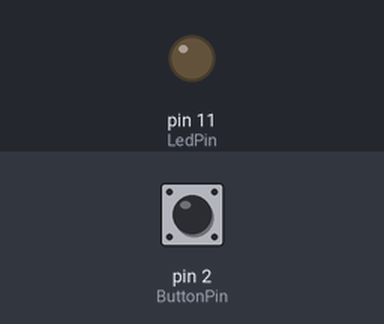
This sketch was run on a simulated Arduino Uno, built with avr-gcc and run on an emulated ATmega328P. On the bench: output pins drawn as LEDs (lit = HIGH). Inputs (shaded band) come from the test bench; at power-on: pin 2 (ButtonPin) LOW.

Above: at 1.2 s.
1.3 s: pin 2 (ButtonPin) pulled HIGH for 0.15 s
At 1.9 s:
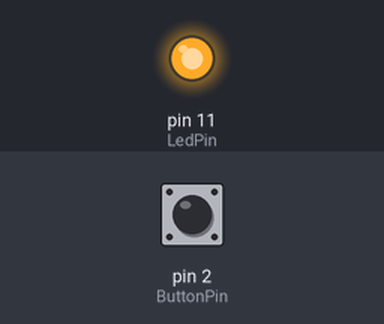
2.9 s: pin 2 (ButtonPin) pulled HIGH for 1 s
At 4.4 s:
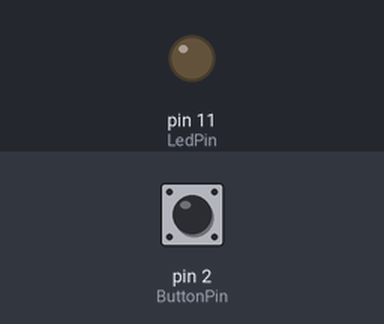
5.4 s: pin 2 (ButtonPin) pulled HIGH for 3.2 s
At 6.3 s:
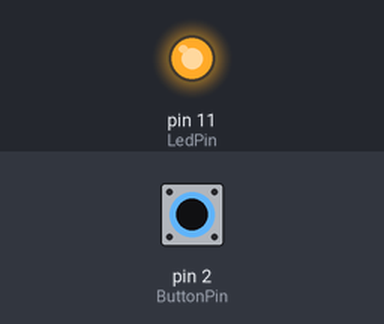
Timing chart, 0 to 8.4 s (numbered marks = the images above; inputs shaded):
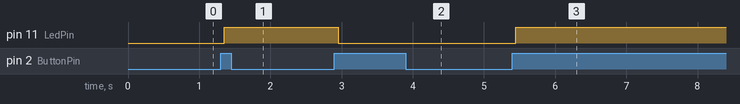

The sketch:

sketch_may7c.ino
```cpp
const int ButtonPin = 2; // De schakelaar of drukknop zit op Pin 2.
const int LedPin = 11; // De LED zit op Pin 11.
int ButtonState = 0; // Een variabele voor de status van de schakelaar of knop.
int LastButtonState = LOW; // Een variabele om de vorige status van de knop bij te houden.
bool LampOn = false; // Een variabele om de toestand van het lampje bij te houden.

void setup() {
  pinMode(LedPin, OUTPUT); // De LED Pin is een uitgang.
  pinMode(ButtonPin, INPUT); // De knop Pin is een ingang.
}

void loop() {
  ButtonState = digitalRead(ButtonPin); // Lees de status van de schakelaar of knop.

  if (ButtonState == HIGH && LastButtonState == LOW) { // Als de knop van laag naar hoog gaat (ingedrukt wordt):
    delay(50); // Voeg een vertraging van 50 ms toe om debounce-effecten te verminderen.
    LampOn = !LampOn; // Toggle de toestand van het lampje.
  }

  if (LampOn) { // Als het lampje aan moet zijn:
    digitalWrite(LedPin, HIGH); // Zet de LED aan.
  } else { // Zo niet..
    digitalWrite(LedPin, LOW); // Zet de LED uit.
  }

  LastButtonState = ButtonState; // Bewaar de huidige ButtonState voor de volgende iteratie.
}
```

Measured:
- after the input at 1.3 s, pin 11 (LedPin): LOW → HIGH after 0.05 s
- after the input at 2.9 s, pin 11 (LedPin): HIGH → LOW after 0.05 s
- after the input at 5.4 s, pin 11 (LedPin): LOW → HIGH after 0.05 s
